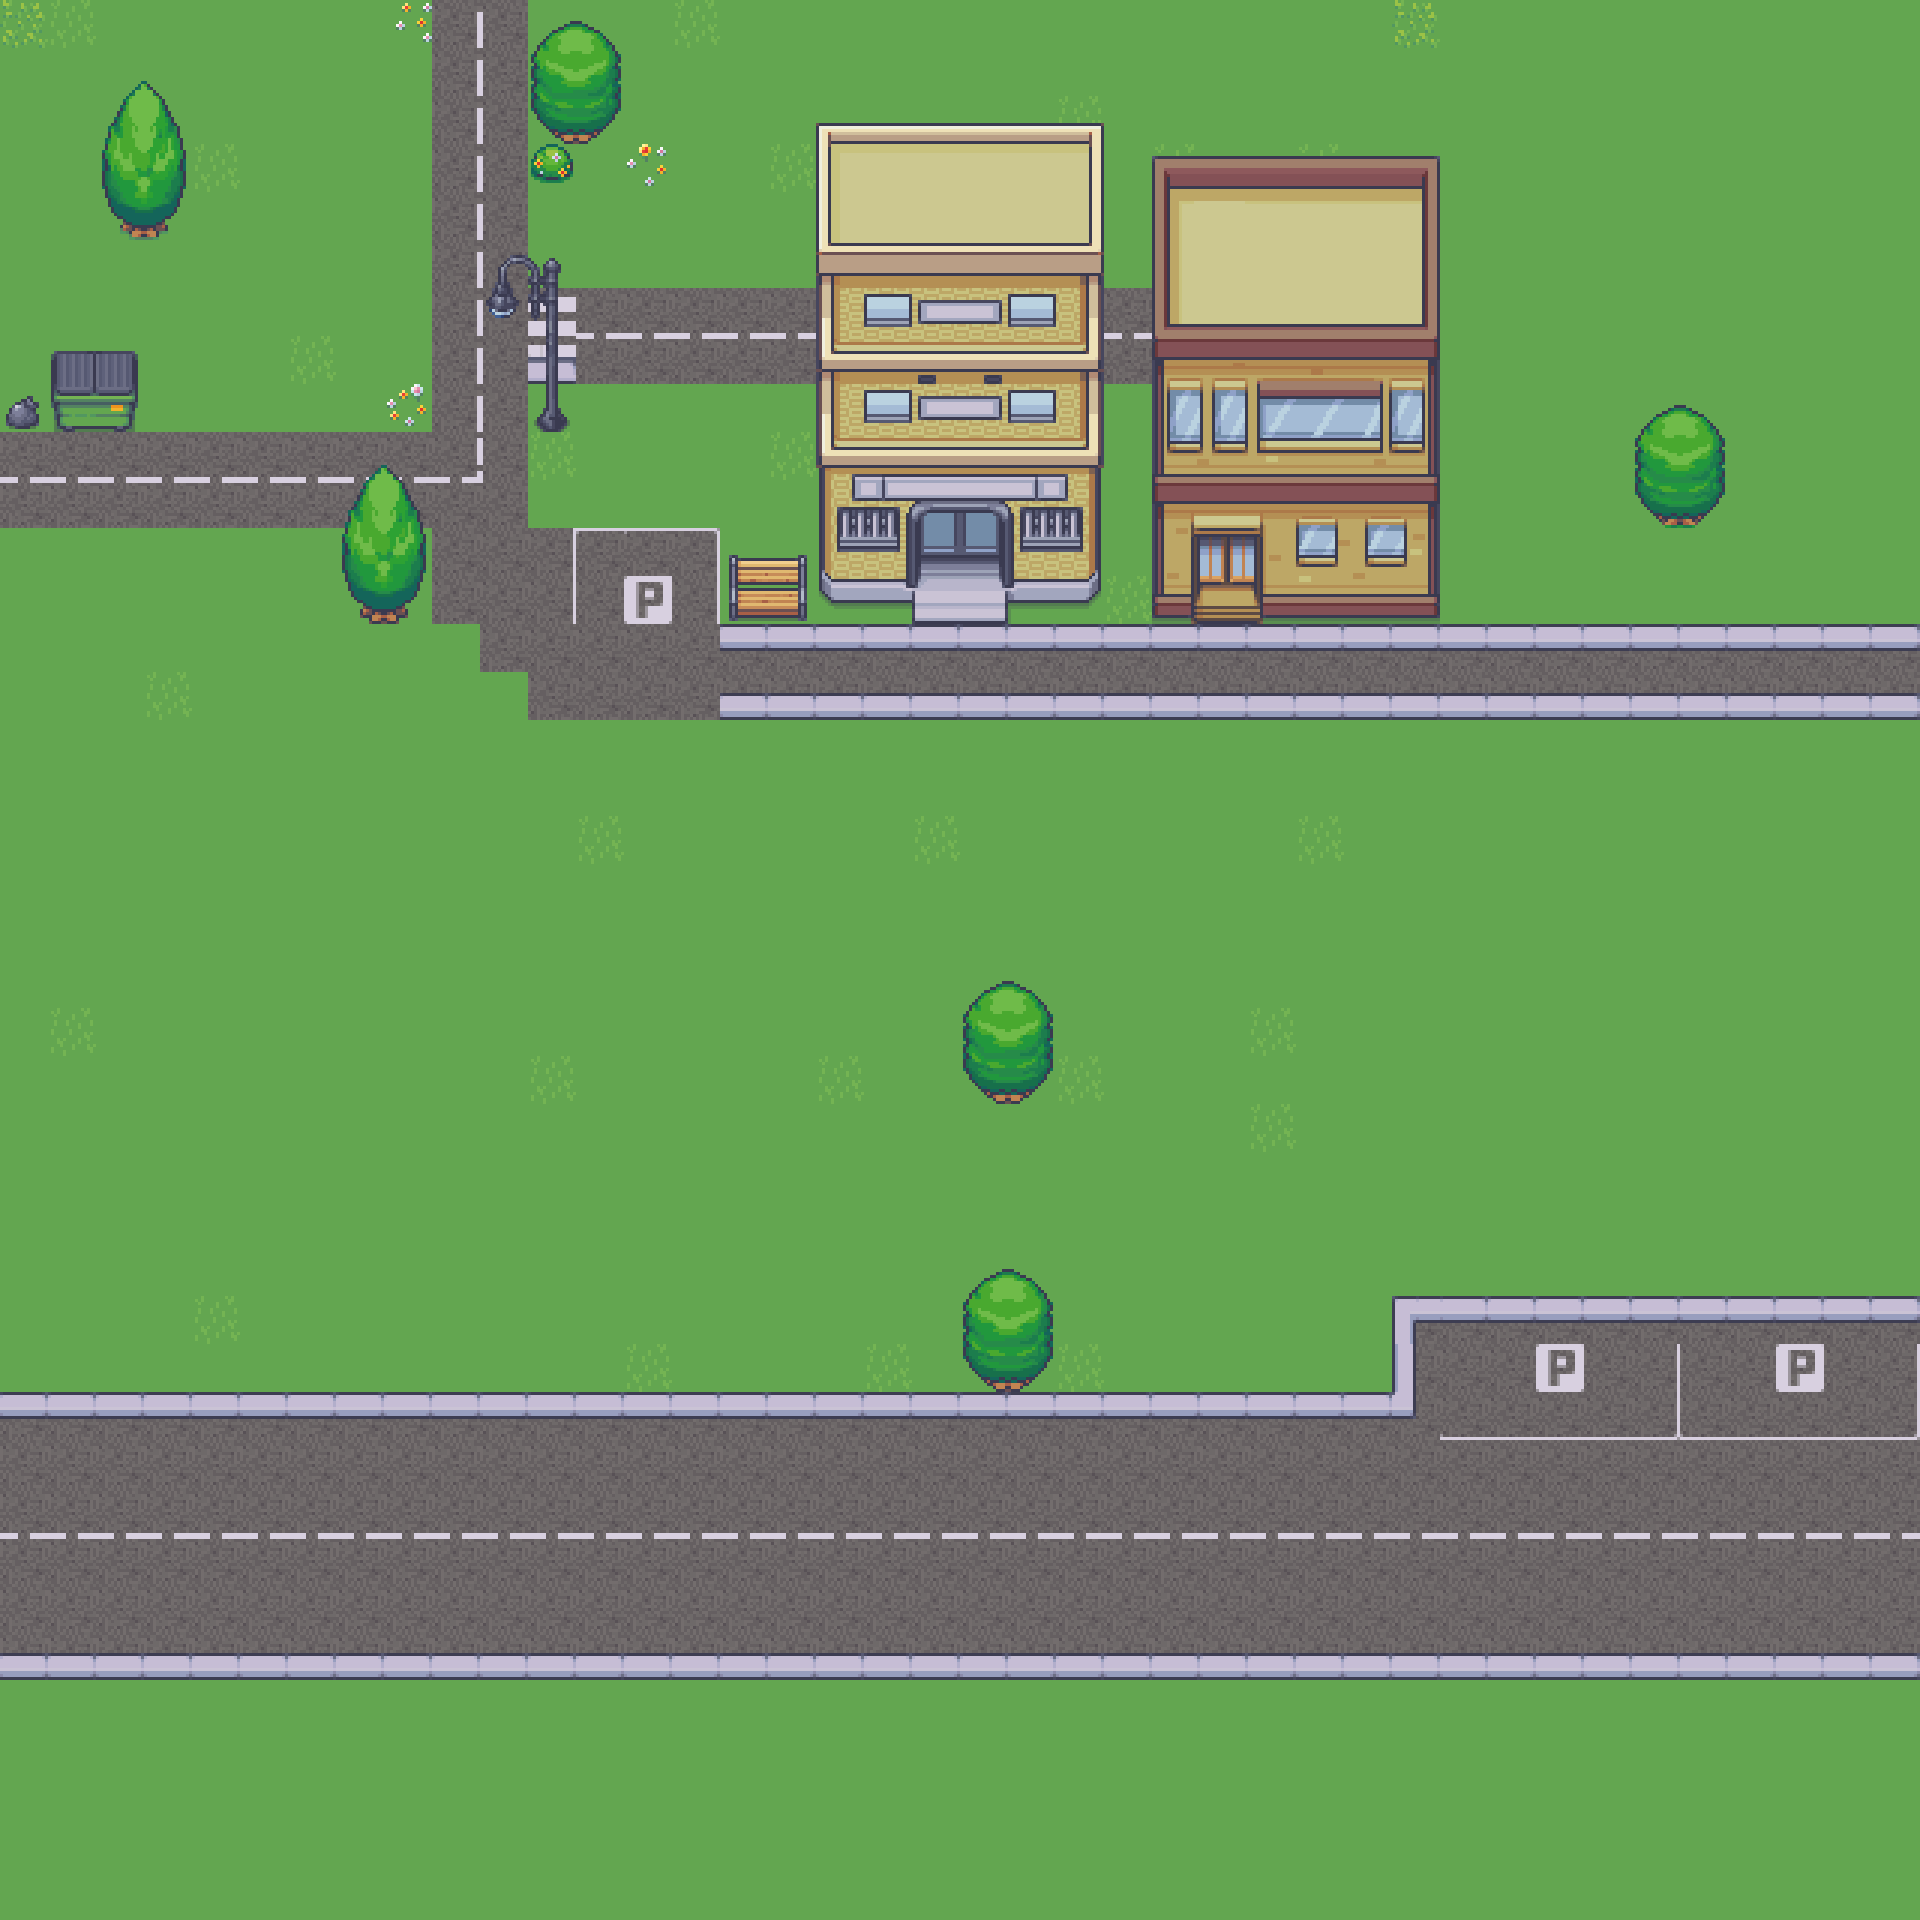

A level layout from a 2D game, rendered from its tile map. Below: a short description, then the map file with tile-grid data replaced by summaries:
An orthogonal 40x40 tile map with 48x48 px tiles, 5 tile layers (ground, decors, objects_tiles1, objects_tiles2, ...), 2 tilesets and 20 objects.

<map version="1.10" tiledversion="1.11.2" orientation="orthogonal" renderorder="right-down" width="40" height="40" tilewidth="48" tileheight="48" infinite="0" nextlayerid="15" nextobjectid="76">
 <editorsettings>
  <export target="map1.lua" format="lua" />
 </editorsettings>
 <tileset firstgid="1" name="Tileset_1_MV" tilewidth="48" tileheight="48" tilecount="256" columns="16">
  <image source="Tileset_1_MV.png" width="768" height="768" />
 </tileset>
 <tileset firstgid="257" name="Tileset_2_MV" tilewidth="48" tileheight="48" tilecount="256" columns="16">
  <image source="Tileset_2_MV.png" width="768" height="768" />
 </tileset>
 <layer id="1" name="ground" width="40" height="40">
  <data>[1600 cells, 1600 non-empty, 40 distinct tile ids]</data>
 </layer>
 <layer id="10" name="decors" width="40" height="40">
  <data>[1600 cells, 5 non-empty, 5 distinct tile ids]</data>
 </layer>
 <layer id="7" name="objects_tiles1" width="40" height="40">
  <data>[1600 cells, 444 non-empty, 195 distinct tile ids]</data>
 </layer>
 <layer id="13" name="objects_tiles2" width="40" height="40">
  <data>[1600 cells, 0 non-empty, 0 distinct tile ids]</data>
 </layer>
 <layer id="14" name="decors2" width="40" height="40">
  <data>[1600 cells, 0 non-empty, 0 distinct tile ids]</data>
 </layer>
 <objectgroup id="8" name="collisions">
  <object id="37" x="48" y="384" width="96" height="48" />
  <object id="38" x="96" y="192" width="96" height="48">
   <ellipse />
  </object>
  <object id="39" x="336" y="576" width="96" height="48">
   <ellipse />
  </object>
  <object id="41" x="960" y="1056" width="96" height="48">
   <ellipse />
  </object>
  <object id="44" x="528" y="96" width="96" height="48">
   <ellipse />
  </object>
  <object id="47" x="960" y="1344" width="96" height="48">
   <ellipse />
  </object>
  <object id="56" x="528" y="384" width="48" height="48">
   <ellipse />
  </object>
  <object id="63" x="816" y="384" width="288" height="240" />
  <object id="65" x="1152" y="384" width="288" height="240" />
  <object id="70" x="720" y="576" width="96" height="48" />
 </objectgroup>
 <objectgroup id="6" name="objects1">
  <object id="24" x="96" y="48" width="96" height="192" />
  <object id="28" x="336" y="432" width="96" height="192" />
  <object id="30" x="48" y="336" width="96" height="96" />
  <object id="40" x="960" y="960" width="96" height="144" />
  <object id="43" x="528" y="0" width="96" height="144" />
  <object id="46" x="960" y="1248" width="96" height="144" />
  <object id="54" x="480" y="240" width="96" height="192" />
  <object id="60" x="816" y="96" width="288" height="528" />
  <object id="64" x="1152" y="144" width="288" height="480" />
  <object id="69" x="720" y="528" width="96" height="96" />
 </objectgroup>
 <objectgroup id="12" name="objects2" />
 <objectgroup id="11" name="npcs" />
</map>
